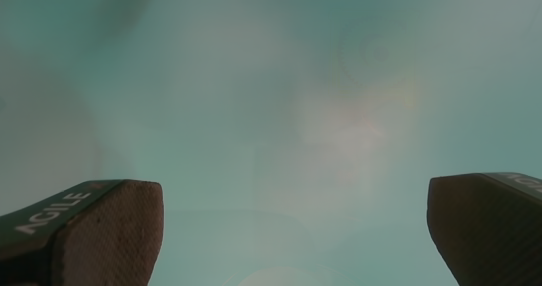
#> input picture tools/fr3/assets/ee_finger_sprite.png, 542 x 286 px
$ python -i shadow_dd.py   (imports and definitions only)
#> lines starting #> are read from the running program, lines starting #| are printed output that depends on the picture; after the words box and inside, x2 and y2 are one past the last pixel; in counts of white or black regions, pixels touching at a corner belong together
#> further down, picture is the input picture: shape (286, 542, 3); mean B, G, R 110.3, 118.1, 100.7
"""Data-driven cast-shadow estimate for the FR3 ee camera (11-06).

Why: the 11-05 relight finetune (relight_aug.py, MuJoCo shadow maps of two fitted lamps) removed the lift-retry under
moved light but kept failing on some frames; overlaying the maps on those frames showed the sharpest real shadows
(peg + finger silhouettes) are not where the simulated ones are (explained variance only ~0.3-0.4 even after the
constant shift), so the policy's actual cue survived the augmentation. Here the shadow is read off the image itself:

    table   = pixels that are neither the fingers (fixed sprite while open), nor warm-coloured (pink peg, red/yellow
              gear, tape), nor saturated, nor very dark relative to the lit table (peg-top hole, gaps)
    lit_c   = per-channel upper envelope of the table (dilate 71 px disc, blur 30 px; computed at half res) = the
              unshadowed table colour
    r_c     = I_c / lit_c on table pixels, 1 elsewhere, clipped to [R_MIN, 1]

so I / r is the frame with the cast shadows on the table removed (colour-correct: shadowed table is bluer), and
I / r * r'^g re-shadows it with any other ratio map r' (shifted own map, a sim map, another frame's map).
Shadows falling on the peg or fingers themselves are not modelled.
"""

from __future__ import annotations

from pathlib import Path

import cv2
import numpy as np

R_MIN = 0.35           # ratio below this on "table" pixels is an object (peg top hole, finger gap), not a shadow
SPRITE = Path(__file__).resolve().parent / "assets/ee_finger_sprite.png"   # copy of outputs/real2sim_20261104/s1_twin_r05/finger_sprite.png
_spr_cache: dict[tuple[int, int], np.ndarray] = {}


def finger_mask(h: int, w: int) -> np.ndarray:
    if (h, w) not in _spr_cache:
        a = cv2.imread(str(SPRITE), cv2.IMREAD_UNCHANGED)[..., 3]
        m = cv2.resize(a, (w, h)) > 12
        _spr_cache[(h, w)] = cv2.dilate(m.astype(np.uint8), np.ones((9, 9), np.uint8)) > 0
    return _spr_cache[(h, w)]


def shadow_ratio(img: np.ndarray, fingers: bool = True, fill: bool = False) -> np.ndarray:
    """img (H, W, 3) RGB uint8 or float 0..255 -> r (H, W, 3) float32 in [R_MIN, 1].

    fill=True: inside the object mask r is interpolated from the surrounding table (normalized convolution) instead
    of 1, so a shifted copy does not carry bright peg / finger-shaped holes ("ghost pegs") into the shadow."""
#> called with fingers = True, fill = False
    f = img.astype(np.float32) + 1.0
    H, W = f.shape[:2]
#> H = 286; W = 542
    R, G, B = f[..., 0], f[..., 1], f[..., 2]
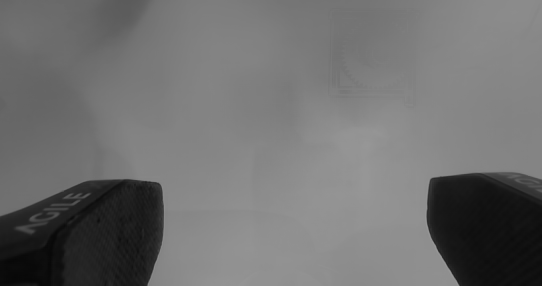
#> R: shape (286, 542) float32; min 7, max 152, mean 111.3
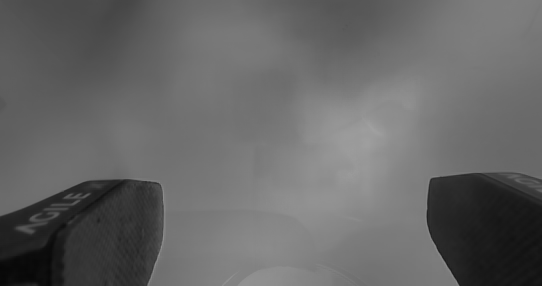
#> B: shape (286, 542) float32; min 7, max 160, mean 101.7
    warm = (R > G + 12) | ((R > B + 25) & (G > B + 25))
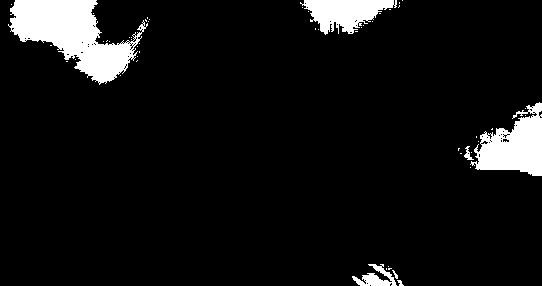
#> warm: shape (286, 542) bool; 7.3% white; 53 white regions (46 under 20 px), largest, box (x1, y1, x2, y2) and area: (8, 0, 148, 85) 5652, (470, 102, 542, 176) 3057, (300, 0, 397, 35) 1979
    obj = cv2.dilate(warm.astype(np.uint8), np.ones((7, 7), np.uint8)).astype(bool) | (f.max(-1) >= 250)
#> obj: shape (286, 542) bool; 10.2% white; 4 white regions, box (x1, y1, x2, y2) and area: (5, 0, 153, 88) 7519, (455, 99, 542, 179) 4353, (297, 0, 406, 38) 2815, (349, 261, 407, 286) 1070
    if fingers:
        obj |= finger_mask(H, W)
#> in finger_mask, `m = cv2.resize(a, (w, h)) > 12`: m: shape (286, 542) bool; 17.2% white; 2 white regions, box (x1, y1, x2, y2) and area: (0, 178, 165, 286) 15030, (426, 172, 542, 286) 11577
#> in finger_mask, `return _spr_cache[(h, w)]`: returned value: shape (286, 542) bool; 18.9% white; 2 white regions, box (x1, y1, x2, y2) and area: (0, 174, 169, 286) 16631, (422, 168, 542, 286) 12741
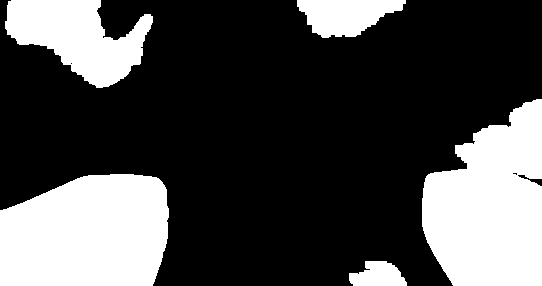
#> obj: shape (286, 542) bool; 29% white; 5 white regions, box (x1, y1, x2, y2) and area: (422, 99, 542, 286) 16926, (0, 174, 169, 286) 16631, (5, 0, 153, 88) 7519, (297, 0, 406, 38) 2815, (349, 261, 407, 286) 1070
    table = ~obj
    # lit envelope at half resolution (36 px disc, blur 15 px there = the full-res 71 / 30), then upsampled
    h2, w2 = (H + 1) // 2, (W + 1) // 2
#> h2 = 143; w2 = 271
    ft = cv2.resize(np.where(table[..., None], f, 0).astype(np.float32), (w2, h2), interpolation=cv2.INTER_AREA)
    ok = cv2.resize(table.astype(np.float32), (w2, h2), interpolation=cv2.INTER_AREA) > 0.99
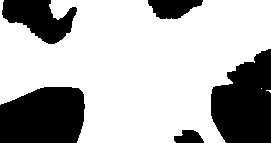
#> ok: shape (143, 271) bool; 70.4% white; 5 black regions, box (x1, y1, x2, y2) and area: (211, 49, 271, 143) 4299, (0, 87, 85, 143) 4200, (2, 0, 77, 44) 1955, (148, 0, 203, 19) 741, (174, 130, 204, 143) 290
    ft[~ok] = 0
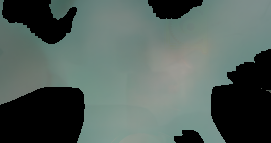
#> ft: shape (143, 271, 3) float32; mean B, G, R 91.9, 97.1, 83.2
    e = cv2.dilate(ft, cv2.getStructuringElement(cv2.MORPH_ELLIPSE, (37, 37)))
    lit = cv2.resize(cv2.GaussianBlur(e, (0, 0), 15), (W, H), interpolation=cv2.INTER_LINEAR)
    r = f / np.maximum(lit, f)
    dark = r.mean(-1) < R_MIN
#> dark: shape (286, 542) bool; 3.7% white; 32 white regions (28 under 20 px), largest, box (x1, y1, x2, y2) and area: (427, 177, 504, 286) 4844, (80, 180, 128, 213) 398, (135, 184, 156, 225) 345, (51, 224, 66, 247) 59
    obj = ~table | dark
    r[obj] = 1.0
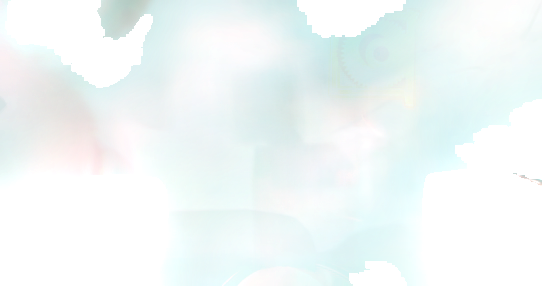
#> r: shape (286, 542, 3) float32; mean B, G, R 0.972, 0.973, 0.945
    r = cv2.medianBlur(np.ascontiguousarray(r, dtype=np.float32), 5)
    if fill:
        w = (~obj).astype(np.float32)
        num = cv2.GaussianBlur(r * w[..., None], (0, 0), 12); den = cv2.GaussianBlur(w, (0, 0), 12)[..., None]
        r = np.where(obj[..., None], np.where(den > 1e-3, num / np.maximum(den, 1e-3), 1.0), r)
    return np.clip(r, R_MIN, 1.0).astype(np.float32)


def shift(r: np.ndarray, du: float, dv: float) -> np.ndarray:
    M = np.float32([[1, 0, du], [0, 1, dv]])
    return cv2.warpAffine(r, M, (r.shape[1], r.shape[0]), borderMode=cv2.BORDER_REFLECT_101)


def relight(img: np.ndarray, r_old: np.ndarray, r_new: np.ndarray | None = None, g_new: float = 1.0) -> np.ndarray:
    """uint8 RGB -> uint8 RGB: remove r_old, apply r_new ** g_new."""
    out = img.astype(np.float32) / r_old
    if r_new is not None:
        out = out * r_new ** g_new
    return out.round().clip(0, 255).astype(np.uint8)

>>> import cv2
>>> picture = cv2.imread('assets/ee_finger_sprite.png')
>>> result = shadow_ratio(picture)
